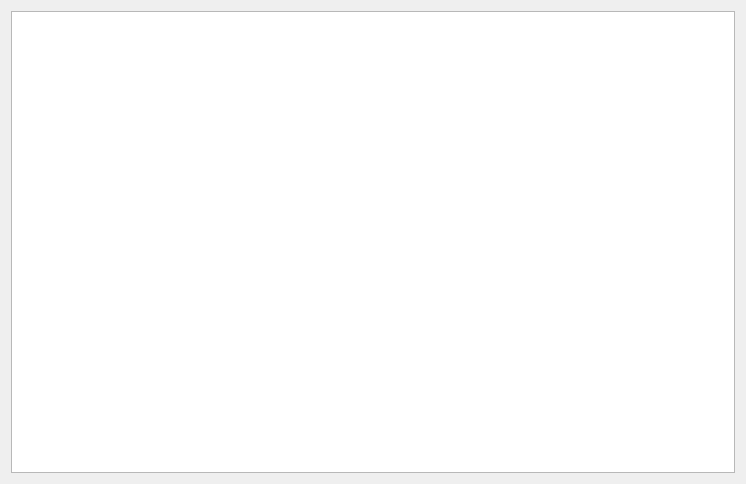
<?xml version="1.0" encoding="UTF-8"?>
<ui version="4.0">
 <class>DialogWypozyczenie</class>
 <widget class="QDialog" name="DialogWypozyczenie">
  <property name="geometry">
   <rect>
    <x>0</x>
    <y>0</y>
    <width>746</width>
    <height>484</height>
   </rect>
  </property>
  <property name="windowTitle">
   <string>Wypożyczenie</string>
  </property>
  <layout class="QGridLayout" name="gridLayout">
   <item row="2" column="3">
    <widget class="QTableView" name="ksiazkiTable">
     <property name="sizePolicy">
      <sizepolicy hsizetype="Expanding" vsizetype="Expanding">
       <horstretch>0</horstretch>
       <verstretch>0</verstretch>
      </sizepolicy>
     </property>
     <property name="sortingEnabled">
      <bool>true</bool>
     </property>
     <attribute name="horizontalHeaderDefaultSectionSize">
      <number>200</number>
     </attribute>
    </widget>
   </item>
  </layout>
 </widget>
 <resources/>
 <connections>
  <connection>
   <sender>ksiazkiTable</sender>
   <signal>doubleClicked(QModelIndex)</signal>
   <receiver>DialogWypozyczenie</receiver>
   <slot>accept()</slot>
   <hints>
    <hint type="sourcelabel">
     <x>241</x>
     <y>216</y>
    </hint>
    <hint type="destinationlabel">
     <x>241</x>
     <y>229</y>
    </hint>
   </hints>
  </connection>
 </connections>
</ui>
